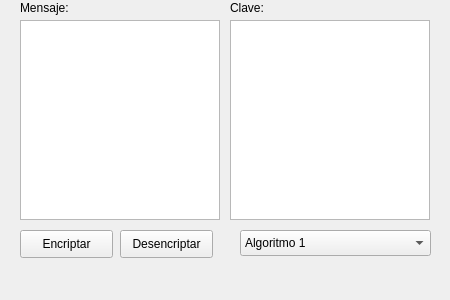
<?xml version="1.0" encoding="UTF-8"?>
<ui version="4.0">
 <class>MainWindow</class>
 <widget class="QWidget" name="MainWindow">
  <property name="geometry">
   <rect>
    <x>0</x>
    <y>0</y>
    <width>450</width>
    <height>300</height>
   </rect>
  </property>
  <property name="windowTitle">
   <string>Encriptador/Desencriptador</string>
  </property>
  <widget class="QWidget" name="centralwidget" native="true">
   <property name="geometry">
    <rect>
     <x>0</x>
     <y>0</y>
     <width>431</width>
     <height>258</height>
    </rect>
   </property>
   <widget class="QTextEdit" name="message_input">
    <property name="geometry">
     <rect>
      <x>20</x>
      <y>20</y>
      <width>200</width>
      <height>200</height>
     </rect>
    </property>
   </widget>
   <widget class="QLabel" name="message_label">
    <property name="geometry">
     <rect>
      <x>20</x>
      <y>0</y>
      <width>200</width>
      <height>16</height>
     </rect>
    </property>
    <property name="text">
     <string>Mensaje:</string>
    </property>
   </widget>
   <widget class="QTextEdit" name="key_input">
    <property name="geometry">
     <rect>
      <x>230</x>
      <y>20</y>
      <width>200</width>
      <height>200</height>
     </rect>
    </property>
   </widget>
   <widget class="QLabel" name="key_label">
    <property name="geometry">
     <rect>
      <x>230</x>
      <y>0</y>
      <width>200</width>
      <height>16</height>
     </rect>
    </property>
    <property name="text">
     <string>Clave:</string>
    </property>
   </widget>
   <widget class="QPushButton" name="encrypt_button">
    <property name="geometry">
     <rect>
      <x>20</x>
      <y>230</y>
      <width>93</width>
      <height>28</height>
     </rect>
    </property>
    <property name="text">
     <string>Encriptar</string>
    </property>
   </widget>
   <widget class="QPushButton" name="decrypt_button">
    <property name="geometry">
     <rect>
      <x>120</x>
      <y>230</y>
      <width>93</width>
      <height>28</height>
     </rect>
    </property>
    <property name="text">
     <string>Desencriptar</string>
    </property>
   </widget>
   <widget class="QComboBox" name="algorithm_combobox">
    <property name="geometry">
     <rect>
      <x>240</x>
      <y>230</y>
      <width>191</width>
      <height>26</height>
     </rect>
    </property>
    <property name="editable">
     <bool>false</bool>
    </property>
    <item>
     <property name="text">
      <string>Algoritmo 1</string>
     </property>
    </item>
    <item>
     <property name="text">
      <string>Algoritmo 2</string>
     </property>
    </item>
    <item>
     <property name="text">
      <string>Algoritmo 3</string>
     </property>
    </item>
   </widget>
  </widget>
 </widget>
 <resources/>
 <connections/>
</ui>
